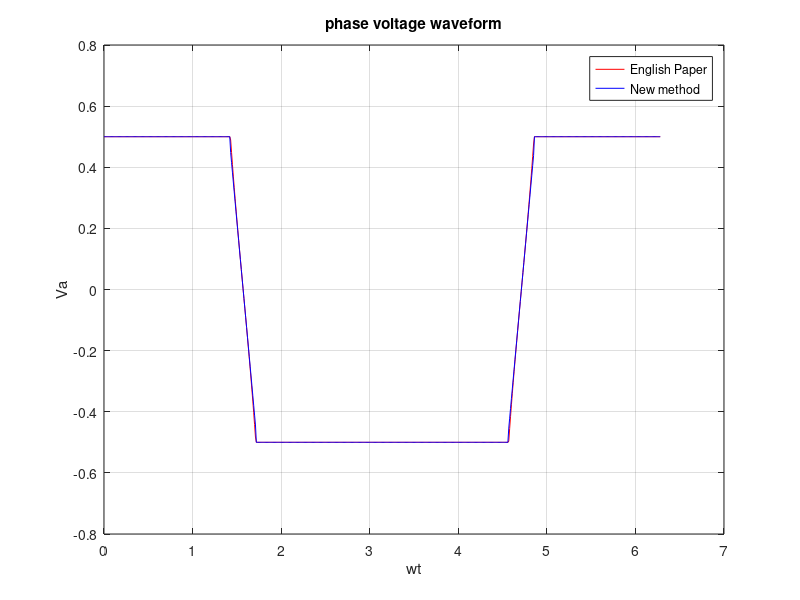

Reproduce this figure in MATLAB.
clear all

theta=0:0.01:2*pi;
Vs = 1.4;
Vdc = 1;
y = sqrt((3/4)*Vs*Vs-(9/16)) - sqrt(3)/4;
x = 1 + y / sqrt(3);
alpha = atan(y/x);
%constant

temp1 = (1/2)*Vs*Vdc;
temp2 = (1/2)*Vdc;
temp3 = sqrt(3);
temp4 = 1/sqrt(3);
temp5 = pi*2/(pi-alpha*6);

y1 = (temp2).*(theta>=0 & theta<(alpha)) ...%sector 1-1
    +(temp2).*(theta>=(alpha) & theta<(pi/3 - alpha)) ...%sector 1-2
    +(temp2).*(theta>=(pi/3 - alpha) & theta<(pi/3)) ...%sector 1-3
    +(temp2).*(theta>=(pi/3) & theta<(pi/3 + alpha)) ...%sector 2-1
    +((temp2)*((cos((theta-pi/3-alpha)*(pi/6)/(pi/6-alpha)) - temp3*sin((theta-pi/3-alpha)*(pi/6)/(pi/6-alpha)))./(cos((theta-pi/3-alpha)*(pi/6)/(pi/6-alpha)) + temp4*sin((theta-pi/3-alpha)*(pi/6)/(pi/6-alpha))))).*(theta>=(pi/3 + alpha) & theta<(2*pi/3 - alpha)) ...%sector 2-2
    +(-temp2).*(theta>=(2*pi/3 - alpha) & theta<(2*pi/3)) ...%sector 2-3
    +(-temp2).*(theta>=(2*pi/3) & theta<(2*pi/3 + alpha)) ...%sector 3-1
    +(-temp2).*(theta>=(2*pi/3 + alpha) & theta<(pi - alpha)) ...%sector 3-2
    +(-temp2).*(theta>=(pi - alpha) & theta<(pi)) ...%sector 3-3
    +(-temp2).*(theta>=(pi) & theta<(pi + alpha)) ...%sector 4-1
    +(-temp2).*(theta>=(pi + alpha) & theta<(4*pi/3 - alpha)) ...%sector 4-2
    +(-temp2).*(theta>=(4*pi/3 - alpha) & theta<(4*pi/3)) ...%sector 4-3
    +(-temp2).*(theta>=(4*pi/3) & theta<(4*pi/3 + alpha)) ...%sector 5-1
    +((temp2)*((-cos((theta-(pi*4/3)-alpha)*(pi/6)/(pi/6-alpha)) + temp3*sin((theta-(pi*4/3)-alpha)*(pi/6)/(pi/6-alpha)))./(cos((theta-(pi*4/3)-alpha)*(pi/6)/(pi/6-alpha)) + temp4*sin((theta-(pi*4/3)-alpha)*(pi/6)/(pi/6-alpha))))).*(theta>=(4*pi/3 + alpha) & theta<(5*pi/3 - alpha)) ...%sector 5-2
    +(temp2).*(theta>=(5*pi/3 - alpha) & theta<(5*pi/3)) ...%sector 5-3
    +(temp2).*(theta>=5*pi/3 & theta<(5*pi/3 + alpha)) ...%sector 6-1
    +(temp2).*(theta>=(5*pi/3 + alpha) & theta<(2*pi - alpha)) ...%sector 6-2
    +(temp2).*(theta>=(2*pi - alpha) & theta<=(2*pi));%sector 6-3

y2 = (temp2).*(theta>=0 & theta<(alpha)) ...%sector 1-1
    +(temp2).*(theta>=(alpha) & theta<(pi/3 - alpha)) ...%sector 1-2
    +(temp2).*(theta>=(pi/3 - alpha) & theta<(pi/3)) ...%sector 1-3
    +(temp2).*(theta>=(pi/3) & theta<(pi/3 + alpha)) ...%sector 2-1
    +((temp2)*((((cos(theta-pi/3) - temp4*sin(theta-pi/3))./(cos(theta-pi/3) + temp4*sin(theta-pi/3))) - 0.955*alpha).*temp5 - 1)).*(theta>=(pi/3 + alpha) & theta<(2*pi/3 - alpha)) ...%sector 2-2
    +(-temp2).*(theta>=(2*pi/3 - alpha) & theta<(2*pi/3)) ...%sector 2-3
    +(-temp2).*(theta>=(2*pi/3) & theta<(2*pi/3 + alpha)) ...%sector 3-1
    +(-temp2).*(theta>=(2*pi/3 + alpha) & theta<(pi - alpha)) ...%sector 3-2
    +(-temp2).*(theta>=(pi - alpha) & theta<(pi)) ...%sector 3-3
    +(-temp2).*(theta>=(pi) & theta<(pi + alpha)) ...%sector 4-1
    +(-temp2).*(theta>=(pi + alpha) & theta<(4*pi/3 - alpha)) ...%sector 4-2
    +(-temp2).*(theta>=(4*pi/3 - alpha) & theta<(4*pi/3)) ...%sector 4-3
    +(-temp2).*(theta>=(4*pi/3) & theta<(4*pi/3 + alpha)) ...%sector 5-1
    +((temp2)*(1-((((cos(theta-4*pi/3) - temp4*sin(theta-4*pi/3))./(cos(theta-4*pi/3) + temp4*sin(theta-4*pi/3))) - 0.955*alpha).*temp5))).*(theta>=(4*pi/3 + alpha) & theta<(5*pi/3 - alpha)) ...%sector 5-2
    +(temp2).*(theta>=(5*pi/3 - alpha) & theta<(5*pi/3)) ...%sector 5-3
    +(temp2).*(theta>=5*pi/3 & theta<(5*pi/3 + alpha)) ...%sector 6-1
    +(temp2).*(theta>=(5*pi/3 + alpha) & theta<(2*pi - alpha)) ...%sector 6-2
    +(temp2).*(theta>=(2*pi - alpha) & theta<=(2*pi));%sector 6-3

%output waveform
plot(theta,y1,'r',theta,y2,'b')
leg1 = legend('English Paper','New method');
set(leg1,'box','on');
xlabel('wt')  
ylabel('Va')
title('phase voltage waveform')
grid on